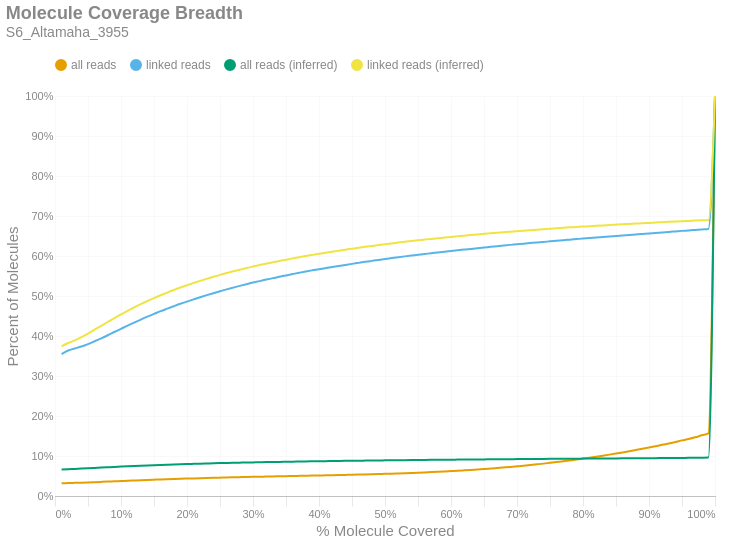

Notebook source saved alongside this figure:
### Markdown cell above
### Molecule Read Coverage
This chart shows molecule coverage breadth as computed by the number of bases aligned to that molecule. In other words, "*how much of each unique long molecule is actually sequenced/aligned?*" Keep in mind there is a distinction between sequences and alignments, since some sequences belonging to a particular molecule may not align well and wouldn't appear in the alignment data. This chart also shows molecule coverage breadth as computed by the *inferred fragment* from which the aligned sequences originate. Unlike read coverage, this calculation takes into account the total insert size, including unsequenced gaps between the forward and reverse reads. Like the previous figures, these are cumulative percents.

### Code cell
if SKIPLR:
    print_html(f"Skipped")
else:
    binned_df = consolidated_hist(valids['coverage_bp'], mask, 0.01, True)
    binned_df_inf = consolidated_hist(valids['coverage_inserts'], mask, 0.01, True)
    binned_df = binned_df.with_columns(pl.lit(binned_df_inf['all reads (cumsum)']).alias('all reads (inferred)'))
    binned_df = binned_df.with_columns(pl.lit(binned_df_inf['linked reads (cumsum)']).alias('linked reads (inferred)'))
    binned_df = binned_df.with_columns(
        (pl.col('bin').cast(pl.Float64) + 0.01).alias('right_edge')
    )

    with SafeRender(binned_df):
        (
            density_plot(binned_df, 'Molecule Coverage Breadth', samplename, 'molcov', ['all reads (inferred)','linked reads (inferred)'])
            .encode(
                #x=alt.X('bin:Q', title="% Molecule Covered").axis(format = '%').scale(padding=0),
                x=alt.X('right_edge:Q', title="% Molecule Covered").axis(format='%').scale(padding=0),
                y=alt.Y('value:Q', title='Percent of Molecules')
                    .axis(format='%')
                    .stack(False)
                    .scale(domainMin=0, padding=0),
                color=alt.Color("key:N").scale(domain = ["all reads", "linked reads", "all reads (inferred)", "linked reads (inferred)"]),
                tooltip = [
                    alt.Tooltip("key:N", title = "Data Type"),
                    alt.Tooltip("range_label:N", title="% Molecule Covered"),
                    alt.Tooltip("value:Q", format = ".2%", title="% Molecules")
                ]
            )
        ).display()

### Figure 1 — Vega-Lite specification as saved in the notebook (floating-point values rounded to 4 significant figures)
{"width": "container", "height": 400, "config": {"title": {"anchor": "start", "dy": -15, "fontSize": 18, "color": "#888888", "subtitleColor": "#888888", "subtitleFontSize": 14}, "arc": {"fill": "#0072B2"}, "axis": {"domainColor": "#888888", "domainWidth": 0.5, "gridWidth": 0.2, "grid": false, "titleFontWeight": 400, "titleFontSize": 15, "labelFontSize": 11, "labelColor": "#888888", "tickColor": "#888888", "tickWidth": 0.2, "titleColor": "#888888"}, "axisBand": {"grid": false}, "axisX": {"grid": true, "tickSize": 10, "domainCap": "round"}, "axisY": {"domain": false, "grid": true, "tickSize": 0, "domainCap": "round"}, "background": "transparent", "header": {"labelFontSize": 15, "labelColor": "#888888", "titleFontSize": 15, "titleFontWeight": 600, "titleColor": "#888888"}, "legend": {"labelFont": "sans-serif", "labelFontSize": 12, "labelColor": "#888888", "symbolSize": 100, "symbolType": "circle", "titleFontSize": 12, "titlePadding": 10, "titleColor": "#888888", "title": null, "orient": "top"}, "range": {"category": ["#E69F00", "#56B4E9", "#009E73", "#F0E442", "#0072B2", "#D55E00", "#CC79A7", "#000000"], "diverging": ["#cfe8f3", "#a2d4ec", "#73bfe2", "#46abdb", "#1696d2", "#12719e"]}, "area": {"fill": "#0072B2", "fillOpacity": 0.7, "line": true, "strokeOpacity": 0.7}, "line": {"color": "#0072B2", "stroke": "#0072B2", "strokeWidth": 2}, "trail": {"color": "#0072B2", "stroke": "#0072B2", "strokeWidth": 0, "size": 1}, "point": {"filled": true, "fillOpacity": 1.0, "size": 95}, "text": {"color": "#888888", "fontSize": 11, "align": "right", "fontWeight": 400, "size": 11}, "bar": {"fill": "#0072B2", "stroke": null}, "view": {"stroke": null, "continuousWidth": 660, "continuousHeight": 400}}, "data": {"name": "data-4a83b88814dc195fd40b2d9210cf6b3b"}, "mark": {"type": "line", "interpolate": "monotone", "point": {"opacity": 0, "size": 275}}, "encoding": {"color": {"field": "key", "scale": {"domain": ["all reads", "linked reads", "all reads (inferred)", "linked reads (inferred)"]}, "type": "nominal"}, "tooltip": [{"field": "key", "title": "Data Type", "type": "nominal"}, {"field": "range_label", "title": "% Molecule Covered", "type": "nominal"}, {"field": "value", "format": ".2%", "title": "% Molecules", "type": "quantitative"}], "x": {"axis": {"format": "%"}, "field": "right_edge", "scale": {"padding": 0}, "title": "% Molecule Covered", "type": "quantitative"}, "y": {"axis": {"format": "%"}, "field": "value", "scale": {"domainMin": 0, "padding": 0}, "stack": false, "title": "Percent of Molecules", "type": "quantitative"}}, "params": [{"name": "param_c36ac31b6afebe62", "select": {"type": "point", "fields": ["key"]}, "bind": "legend"}], "title": {"text": "Molecule Coverage Breadth", "subtitle": "S6_Altamaha_3955"}, "transform": [{"fold": ["all reads (cumsum)", "linked reads (cumsum)", "all reads (inferred)", "linked reads (inferred)"]}, {"calculate": "replace(datum.key, ' (cumsum)', '')", "as": "key"}, {"filter": {"param": "param_c36ac31b6afebe62"}}], "usermeta": {"embedOptions": {"downloadFileName": "S6_Altamaha_3955.molcov"}}, "$schema": "https://vega.github.io/schema/vega-lite/v6.1.0.json", "datasets": {"data-4a83b88814dc195fd40b2d9210cf6b3b": [{"bin": "0.0", "interval": "0.0-0.01", "all reads": 0.03159, "linked reads": 0.3548, "all reads (cumsum)": 0.03159, "linked reads (cumsum)": 0.3548, "range_label": "0.0-0.01", "all reads (inferred)": 0.06639, "linked reads (inferred)": 0.374, "right_edge": 0.01}, {"bin": "0.01", "interval": "0.01-0.02", "all reads": 0.0008438, "linked reads": 0.00902, "all reads (cumsum)": 0.03243, "linked reads (cumsum)": 0.3638, "range_label": "0.01-0.02", "all reads (inferred)": 0.06715, "linked reads (inferred)": 0.3825, "right_edge": 0.02}, {"bin": "0.02", "interval": "0.02-0.03", "all reads": 0.00047, "linked reads": 0.004879, "all reads (cumsum)": 0.0329, "linked reads (cumsum)": 0.3687, "range_label": "0.02-0.03", "all reads (inferred)": 0.06776, "linked reads (inferred)": 0.3892, "right_edge": 0.03}, {"bin": "0.03", "interval": "0.03-0.04", "all reads": 0.000466, "linked reads": 0.00491, "all reads (cumsum)": 0.03337, "linked reads (cumsum)": 0.3736, "range_label": "0.03-0.04", "all reads (inferred)": 0.06847, "linked reads (inferred)": 0.3971, "right_edge": 0.04}, {"bin": "0.04", "interval": "0.04-0.05", "all reads": 0.0005654, "linked reads": 0.006136, "all reads (cumsum)": 0.03394, "linked reads (cumsum)": 0.3797, "range_label": "0.04-0.05", "all reads (inferred)": 0.06928, "linked reads (inferred)": 0.4061, "right_edge": 0.05}, {"bin": "0.05", "interval": "0.05-0.06", "all reads": 0.0006492, "linked reads": 0.007058, "all reads (cumsum)": 0.03459, "linked reads (cumsum)": 0.3868, "range_label": "0.05-0.06", "all reads (inferred)": 0.07013, "linked reads (inferred)": 0.4157, "right_edge": 0.06}, {"bin": "0.06", "interval": "0.06-0.07", "all reads": 0.0006777, "linked reads": 0.007422, "all reads (cumsum)": 0.03526, "linked reads (cumsum)": 0.3942, "range_label": "0.06-0.07", "all reads (inferred)": 0.071, "linked reads (inferred)": 0.4255, "right_edge": 0.07}, {"bin": "0.07", "interval": "0.07-0.08", "all reads": 0.0006955, "linked reads": 0.007711, "all reads (cumsum)": 0.03596, "linked reads (cumsum)": 0.4019, "range_label": "0.07-0.08", "all reads (inferred)": 0.07185, "linked reads (inferred)": 0.4351, "right_edge": 0.08}, {"bin": "0.08", "interval": "0.08-0.09", "all reads": 0.0007387, "linked reads": 0.008124, "all reads (cumsum)": 0.0367, "linked reads (cumsum)": 0.41, "range_label": "0.08-0.09", "all reads (inferred)": 0.07269, "linked reads (inferred)": 0.4447, "right_edge": 0.09}, {"bin": "0.09", "interval": "0.09-0.1", "all reads": 0.000718, "linked reads": 0.007942, "all reads (cumsum)": 0.03742, "linked reads (cumsum)": 0.418, "range_label": "0.09-0.1", "all reads (inferred)": 0.07351, "linked reads (inferred)": 0.4539, "right_edge": 0.1}, {"bin": "0.1", "interval": "0.1-0.11", "all reads": 0.0007301, "linked reads": 0.008058, "all reads (cumsum)": 0.03815, "linked reads (cumsum)": 0.426, "range_label": "0.1-0.11", "all reads (inferred)": 0.07429, "linked reads (inferred)": 0.4628, "right_edge": 0.11}, {"bin": "0.11", "interval": "0.11-0.12", "all reads": 0.0006772, "linked reads": 0.007584, "all reads (cumsum)": 0.03882, "linked reads (cumsum)": 0.4336, "range_label": "0.11-0.12", "all reads (inferred)": 0.07504, "linked reads (inferred)": 0.4713, "right_edge": 0.12}, {"bin": "0.12", "interval": "0.12-0.13", "all reads": 0.000675, "linked reads": 0.007506, "all reads (cumsum)": 0.0395, "linked reads (cumsum)": 0.4411, "range_label": "0.12-0.13", "all reads (inferred)": 0.07577, "linked reads (inferred)": 0.4796, "right_edge": 0.13}, {"bin": "0.13", "interval": "0.13-0.14", "all reads": 0.0006433, "linked reads": 0.007153, "all reads (cumsum)": 0.04014, "linked reads (cumsum)": 0.4483, "range_label": "0.13-0.14", "all reads (inferred)": 0.07646, "linked reads (inferred)": 0.4875, "right_edge": 0.14}, {"bin": "0.14", "interval": "0.14-0.15", "all reads": 0.0006218, "linked reads": 0.006905, "all reads (cumsum)": 0.04076, "linked reads (cumsum)": 0.4552, "range_label": "0.14-0.15", "all reads (inferred)": 0.07711, "linked reads (inferred)": 0.4948, "right_edge": 0.15}, {"bin": "0.15", "interval": "0.15-0.16", "all reads": 0.0006176, "linked reads": 0.006896, "all reads (cumsum)": 0.04138, "linked reads (cumsum)": 0.4621, "range_label": "0.15-0.16", "all reads (inferred)": 0.07773, "linked reads (inferred)": 0.5018, "right_edge": 0.16}, {"bin": "0.16", "interval": "0.16-0.17", "all reads": 0.0005682, "linked reads": 0.006283, "all reads (cumsum)": 0.04195, "linked reads (cumsum)": 0.4684, "range_label": "0.16-0.17", "all reads (inferred)": 0.07831, "linked reads (inferred)": 0.5085, "right_edge": 0.17}, {"bin": "0.17", "interval": "0.17-0.18", "all reads": 0.000555, "linked reads": 0.006127, "all reads (cumsum)": 0.0425, "linked reads (cumsum)": 0.4745, "range_label": "0.17-0.18", "all reads (inferred)": 0.07889, "linked reads (inferred)": 0.515, "right_edge": 0.18}, {"bin": "0.18", "interval": "0.18-0.19", "all reads": 0.000541, "linked reads": 0.005971, "all reads (cumsum)": 0.04304, "linked reads (cumsum)": 0.4805, "range_label": "0.18-0.19", "all reads (inferred)": 0.07943, "linked reads (inferred)": 0.5212, "right_edge": 0.19}, {"bin": "0.19", "interval": "0.19-0.2", "all reads": 0.0005049, "linked reads": 0.005543, "all reads (cumsum)": 0.04355, "linked reads (cumsum)": 0.486, "range_label": "0.19-0.2", "all reads (inferred)": 0.07994, "linked reads (inferred)": 0.527, "right_edge": 0.2}, {"bin": "0.2", "interval": "0.2-0.21", "all reads": 0.0004982, "linked reads": 0.005541, "all reads (cumsum)": 0.04405, "linked reads (cumsum)": 0.4915, "range_label": "0.2-0.21", "all reads (inferred)": 0.08042, "linked reads (inferred)": 0.5325, "right_edge": 0.21}, {"bin": "0.21", "interval": "0.21-0.22", "all reads": 0.0004873, "linked reads": 0.005419, "all reads (cumsum)": 0.04453, "linked reads (cumsum)": 0.497, "range_label": "0.21-0.22", "all reads (inferred)": 0.0809, "linked reads (inferred)": 0.5379, "right_edge": 0.22}, {"bin": "0.22", "interval": "0.22-0.23", "all reads": 0.00047, "linked reads": 0.005156, "all reads (cumsum)": 0.045, "linked reads (cumsum)": 0.5021, "range_label": "0.22-0.23", "all reads (inferred)": 0.08134, "linked reads (inferred)": 0.543, "right_edge": 0.23}, {"bin": "0.23", "interval": "0.23-0.24", "all reads": 0.0004475, "linked reads": 0.004945, "all reads (cumsum)": 0.04545, "linked reads (cumsum)": 0.5071, "range_label": "0.23-0.24", "all reads (inferred)": 0.08179, "linked reads (inferred)": 0.5481, "right_edge": 0.24}, {"bin": "0.24", "interval": "0.24-0.25", "all reads": 0.0004341, "linked reads": 0.004795, "all reads (cumsum)": 0.04589, "linked reads (cumsum)": 0.5119, "range_label": "0.24-0.25", "all reads (inferred)": 0.08221, "linked reads (inferred)": 0.5528, "right_edge": 0.25}, {"bin": "0.25", "interval": "0.25-0.26", "all reads": 0.0004327, "linked reads": 0.004702, "all reads (cumsum)": 0.04632, "linked reads (cumsum)": 0.5166, "range_label": "0.25-0.26", "all reads (inferred)": 0.0826, "linked reads (inferred)": 0.5573, "right_edge": 0.26}, {"bin": "0.26", "interval": "0.26-0.27", "all reads": 0.0004067, "linked reads": 0.004402, "all reads (cumsum)": 0.04673, "linked reads (cumsum)": 0.521, "range_label": "0.26-0.27", "all reads (inferred)": 0.08298, "linked reads (inferred)": 0.5617, "right_edge": 0.27}, {"bin": "0.27", "interval": "0.27-0.28", "all reads": 0.0004015, "linked reads": 0.004321, "all reads (cumsum)": 0.04713, "linked reads (cumsum)": 0.5253, "range_label": "0.27-0.28", "all reads (inferred)": 0.08335, "linked reads (inferred)": 0.5658, "right_edge": 0.28}, {"bin": "0.28", "interval": "0.28-0.29", "all reads": 0.0003948, "linked reads": 0.00428, "all reads (cumsum)": 0.04752, "linked reads (cumsum)": 0.5296, "range_label": "0.28-0.29", "all reads (inferred)": 0.08371, "linked reads (inferred)": 0.5699, "right_edge": 0.29}, {"bin": "0.29", "interval": "0.29-0.3", "all reads": 0.0003723, "linked reads": 0.003983, "all reads (cumsum)": 0.04789, "linked reads (cumsum)": 0.5335, "range_label": "0.29-0.3", "all reads (inferred)": 0.08404, "linked reads (inferred)": 0.5736, "right_edge": 0.3}, {"bin": "0.3", "interval": "0.3-0.31", "all reads": 0.0003417, "linked reads": 0.003595, "all reads (cumsum)": 0.04824, "linked reads (cumsum)": 0.5371, "range_label": "0.3-0.31", "all reads (inferred)": 0.08437, "linked reads (inferred)": 0.5773, "right_edge": 0.31}, {"bin": "0.31", "interval": "0.31-0.32", "all reads": 0.0003743, "linked reads": 0.003913, "all reads (cumsum)": 0.04861, "linked reads (cumsum)": 0.5411, "range_label": "0.31-0.32", "all reads (inferred)": 0.0847, "linked reads (inferred)": 0.5811, "right_edge": 0.32}, {"bin": "0.32", "interval": "0.32-0.33", "all reads": 0.000359, "linked reads": 0.003671, "all reads (cumsum)": 0.04897, "linked reads (cumsum)": 0.5447, "range_label": "0.32-0.33", "all reads (inferred)": 0.085, "linked reads (inferred)": 0.5844, "right_edge": 0.33}, {"bin": "0.33", "interval": "0.33-0.34", "all reads": 0.0003226, "linked reads": 0.003266, "all reads (cumsum)": 0.04929, "linked reads (cumsum)": 0.548, "range_label": "0.33-0.34", "all reads (inferred)": 0.08529, "linked reads (inferred)": 0.5876, "right_edge": 0.34}, {"bin": "0.34", "interval": "0.34-0.35", "all reads": 0.0003508, "linked reads": 0.003512, "all reads (cumsum)": 0.04964, "linked reads (cumsum)": 0.5515, "range_label": "0.34-0.35", "all reads (inferred)": 0.08557, "linked reads (inferred)": 0.5908, "right_edge": 0.35}, {"bin": "0.35", "interval": "0.35-0.36", "all reads": 0.0003442, "linked reads": 0.003295, "all reads (cumsum)": 0.04999, "linked reads (cumsum)": 0.5548, "range_label": "0.35-0.36", "all reads (inferred)": 0.08587, "linked reads (inferred)": 0.5941, "right_edge": 0.36}, {"bin": "0.36", "interval": "0.36-0.37", "all reads": 0.0003407, "linked reads": 0.003266, "all reads (cumsum)": 0.05033, "linked reads (cumsum)": 0.5581, "range_label": "0.36-0.37", "all reads (inferred)": 0.08613, "linked reads (inferred)": 0.5971, "right_edge": 0.37}, {"bin": "0.37", "interval": "0.37-0.38", "all reads": 0.0003397, "linked reads": 0.003182, "all reads (cumsum)": 0.05067, "linked reads (cumsum)": 0.5612, "range_label": "0.37-0.38", "all reads (inferred)": 0.0864, "linked reads (inferred)": 0.6001, "right_edge": 0.38}, {"bin": "0.38", "interval": "0.38-0.39", "all reads": 0.00034, "linked reads": 0.002974, "all reads (cumsum)": 0.05101, "linked reads (cumsum)": 0.5642, "range_label": "0.38-0.39", "all reads (inferred)": 0.08665, "linked reads (inferred)": 0.6028, "right_edge": 0.39}, {"bin": "0.39", "interval": "0.39-0.4", "all reads": 0.0003464, "linked reads": 0.002882, "all reads (cumsum)": 0.05135, "linked reads (cumsum)": 0.5671, "range_label": "0.39-0.4", "all reads (inferred)": 0.0869, "linked reads (inferred)": 0.6056, "right_edge": 0.4}, {"bin": "0.4", "interval": "0.4-0.41", "all reads": 0.0003306, "linked reads": 0.002708, "all reads (cumsum)": 0.05168, "linked reads (cumsum)": 0.5698, "range_label": "0.4-0.41", "all reads (inferred)": 0.08714, "linked reads (inferred)": 0.6082, "right_edge": 0.41}, {"bin": "0.41", "interval": "0.41-0.42", "all reads": 0.0003518, "linked reads": 0.00263, "all reads (cumsum)": 0.05204, "linked reads (cumsum)": 0.5724, "range_label": "0.41-0.42", "all reads (inferred)": 0.08738, "linked reads (inferred)": 0.6109, "right_edge": 0.42}, {"bin": "0.42", "interval": "0.42-0.43", "all reads": 0.0003597, "linked reads": 0.002659, "all reads (cumsum)": 0.0524, "linked reads (cumsum)": 0.5751, "range_label": "0.42-0.43", "all reads (inferred)": 0.0876, "linked reads (inferred)": 0.6133, "right_edge": 0.43}, {"bin": "0.43", "interval": "0.43-0.44", "all reads": 0.0003807, "linked reads": 0.002621, "all reads (cumsum)": 0.05278, "linked reads (cumsum)": 0.5777, "range_label": "0.43-0.44", "all reads (inferred)": 0.08783, "linked reads (inferred)": 0.6158, "right_edge": 0.44}, {"bin": "0.44", "interval": "0.44-0.45", "all reads": 0.0003911, "linked reads": 0.002581, "all reads (cumsum)": 0.05317, "linked reads (cumsum)": 0.5803, "range_label": "0.44-0.45", "all reads (inferred)": 0.08805, "linked reads (inferred)": 0.6182, "right_edge": 0.45}, {"bin": "0.45", "interval": "0.45-0.46", "all reads": 0.0004077, "linked reads": 0.002529, "all reads (cumsum)": 0.05358, "linked reads (cumsum)": 0.5828, "range_label": "0.45-0.46", "all reads (inferred)": 0.08826, "linked reads (inferred)": 0.6205, "right_edge": 0.46}, {"bin": "0.46", "interval": "0.46-0.47", "all reads": 0.0004218, "linked reads": 0.002517, "all reads (cumsum)": 0.054, "linked reads (cumsum)": 0.5853, "range_label": "0.46-0.47", "all reads (inferred)": 0.08847, "linked reads (inferred)": 0.6228, "right_edge": 0.47}, {"bin": "0.47", "interval": "0.47-0.48", "all reads": 0.0004532, "linked reads": 0.002439, "all reads (cumsum)": 0.05445, "linked reads (cumsum)": 0.5878, "range_label": "0.47-0.48", "all reads (inferred)": 0.08868, "linked reads (inferred)": 0.6251, "right_edge": 0.48}, {"bin": "0.48", "interval": "0.48-0.49", "all reads": 0.0004735, "linked reads": 0.002431, "all reads (cumsum)": 0.05492, "linked reads (cumsum)": 0.5902, "range_label": "0.48-0.49", "all reads (inferred)": 0.08889, "linked reads (inferred)": 0.6274, "right_edge": 0.49}, {"bin": "0.49", "interval": "0.49-0.5", "all reads": 0.0005162, "linked reads": 0.002269, "all reads (cumsum)": 0.05544, "linked reads (cumsum)": 0.5925, "range_label": "0.49-0.5", "all reads (inferred)": 0.08908, "linked reads (inferred)": 0.6295, "right_edge": 0.5}, {"bin": "0.5", "interval": "0.5-0.51", "all reads": 0.00049, "linked reads": 0.002231, "all reads (cumsum)": 0.05593, "linked reads (cumsum)": 0.5947, "range_label": "0.5-0.51", "all reads (inferred)": 0.08927, "linked reads (inferred)": 0.6315, "right_edge": 0.51}, {"bin": "0.51", "interval": "0.51-0.52", "all reads": 0.00056, "linked reads": 0.00224, "all reads (cumsum)": 0.05649, "linked reads (cumsum)": 0.597, "range_label": "0.51-0.52", "all reads (inferred)": 0.08946, "linked reads (inferred)": 0.6336, "right_edge": 0.52}, {"bin": "0.52", "interval": "0.52-0.53", "all reads": 0.0005788, "linked reads": 0.002104, "all reads (cumsum)": 0.05707, "linked reads (cumsum)": 0.5991, "range_label": "0.52-0.53", "all reads (inferred)": 0.08964, "linked reads (inferred)": 0.6356, "right_edge": 0.53}, {"bin": "0.53", "interval": "0.53-0.54", "all reads": 0.0006149, "linked reads": 0.002032, "all reads (cumsum)": 0.05768, "linked reads (cumsum)": 0.6011, "range_label": "0.53-0.54", "all reads (inferred)": 0.08982, "linked reads (inferred)": 0.6375, "right_edge": 0.54}, {"bin": "0.54", "interval": "0.54-0.55", "all reads": 0.0006421, "linked reads": 0.001925, "all reads (cumsum)": 0.05833, "linked reads (cumsum)": 0.603, "range_label": "0.54-0.55", "all reads (inferred)": 0.08999, "linked reads (inferred)": 0.6394, "right_edge": 0.55}, {"bin": "0.55", "interval": "0.55-0.56", "all reads": 0.0006989, "linked reads": 0.002006, "all reads (cumsum)": 0.05903, "linked reads (cumsum)": 0.605, "range_label": "0.55-0.56", "all reads (inferred)": 0.09016, "linked reads (inferred)": 0.6411, "right_edge": 0.56}, {"bin": "0.56", "interval": "0.56-0.57", "all reads": 0.000735, "linked reads": 0.001858, "all reads (cumsum)": 0.05976, "linked reads (cumsum)": 0.6069, "range_label": "0.56-0.57", "all reads (inferred)": 0.09032, "linked reads (inferred)": 0.6428, "right_edge": 0.57}, {"bin": "0.57", "interval": "0.57-0.58", "all reads": 0.0007657, "linked reads": 0.002026, "all reads (cumsum)": 0.06053, "linked reads (cumsum)": 0.6089, "range_label": "0.57-0.58", "all reads (inferred)": 0.09048, "linked reads (inferred)": 0.6445, "right_edge": 0.58}, {"bin": "0.58", "interval": "0.58-0.59", "all reads": 0.0008243, "linked reads": 0.001867, "all reads (cumsum)": 0.06135, "linked reads (cumsum)": 0.6108, "range_label": "0.58-0.59", "all reads (inferred)": 0.09063, "linked reads (inferred)": 0.646, "right_edge": 0.59}, {"bin": "0.59", "interval": "0.59-0.6", "all reads": 0.0009024, "linked reads": 0.001864, "all reads (cumsum)": 0.06225, "linked reads (cumsum)": 0.6126, "range_label": "0.59-0.6", "all reads (inferred)": 0.0908, "linked reads (inferred)": 0.6477, "right_edge": 0.6}, {"bin": "0.6", "interval": "0.6-0.61", "all reads": 0.0008967, "linked reads": 0.00174, "all reads (cumsum)": 0.06315, "linked reads (cumsum)": 0.6144, "range_label": "0.6-0.61", "all reads (inferred)": 0.09095, "linked reads (inferred)": 0.6493, "right_edge": 0.61}, {"bin": "0.61", "interval": "0.61-0.62", "all reads": 0.0009998, "linked reads": 0.001653, "all reads (cumsum)": 0.06415, "linked reads (cumsum)": 0.616, "range_label": "0.61-0.62", "all reads (inferred)": 0.09109, "linked reads (inferred)": 0.6508, "right_edge": 0.62}, {"bin": "0.62", "interval": "0.62-0.63", "all reads": 0.001036, "linked reads": 0.001679, "all reads (cumsum)": 0.06519, "linked reads (cumsum)": 0.6177, "range_label": "0.62-0.63", "all reads (inferred)": 0.09125, "linked reads (inferred)": 0.6524, "right_edge": 0.63}, {"bin": "0.63", "interval": "0.63-0.64", "all reads": 0.0011, "linked reads": 0.001783, "all reads (cumsum)": 0.06629, "linked reads (cumsum)": 0.6195, "range_label": "0.63-0.64", "all reads (inferred)": 0.0914, "linked reads (inferred)": 0.654, "right_edge": 0.64}, {"bin": "0.64", "interval": "0.64-0.65", "all reads": 0.001153, "linked reads": 0.001798, "all reads (cumsum)": 0.06744, "linked reads (cumsum)": 0.6213, "range_label": "0.64-0.65", "all reads (inferred)": 0.09154, "linked reads (inferred)": 0.6554, "right_edge": 0.65}, {"bin": "0.65", "interval": "0.65-0.66", "all reads": 0.001258, "linked reads": 0.001572, "all reads (cumsum)": 0.0687, "linked reads (cumsum)": 0.6229, "range_label": "0.65-0.66", "all reads (inferred)": 0.09167, "linked reads (inferred)": 0.6568, "right_edge": 0.66}, {"bin": "0.66", "interval": "0.66-0.67", "all reads": 0.001269, "linked reads": 0.001725, "all reads (cumsum)": 0.06997, "linked reads (cumsum)": 0.6246, "range_label": "0.66-0.67", "all reads (inferred)": 0.09181, "linked reads (inferred)": 0.6582, "right_edge": 0.67}, {"bin": "0.67", "interval": "0.67-0.68", "all reads": 0.001364, "linked reads": 0.001662, "all reads (cumsum)": 0.07133, "linked reads (cumsum)": 0.6263, "range_label": "0.67-0.68", "all reads (inferred)": 0.09194, "linked reads (inferred)": 0.6595, "right_edge": 0.68}, {"bin": "0.68", "interval": "0.68-0.69", "all reads": 0.001398, "linked reads": 0.001558, "all reads (cumsum)": 0.07273, "linked reads (cumsum)": 0.6278, "range_label": "0.68-0.69", "all reads (inferred)": 0.09207, "linked reads (inferred)": 0.6608, "right_edge": 0.69}, {"bin": "0.69", "interval": "0.69-0.7", "all reads": 0.001508, "linked reads": 0.001503, "all reads (cumsum)": 0.07424, "linked reads (cumsum)": 0.6293, "range_label": "0.69-0.7", "all reads (inferred)": 0.0922, "linked reads (inferred)": 0.662, "right_edge": 0.7}, {"bin": "0.7", "interval": "0.7-0.71", "all reads": 0.001525, "linked reads": 0.001546, "all reads (cumsum)": 0.07576, "linked reads (cumsum)": 0.6309, "range_label": "0.7-0.71", "all reads (inferred)": 0.09232, "linked reads (inferred)": 0.6632, "right_edge": 0.71}, {"bin": "0.71", "interval": "0.71-0.72", "all reads": 0.001658, "linked reads": 0.001451, "all reads (cumsum)": 0.07742, "linked reads (cumsum)": 0.6323, "range_label": "0.71-0.72", "all reads (inferred)": 0.09247, "linked reads (inferred)": 0.6646, "right_edge": 0.72}, {"bin": "0.72", "interval": "0.72-0.73", "all reads": 0.001749, "linked reads": 0.001465, "all reads (cumsum)": 0.07917, "linked reads (cumsum)": 0.6338, "range_label": "0.72-0.73", "all reads (inferred)": 0.09258, "linked reads (inferred)": 0.6658, "right_edge": 0.73}, {"bin": "0.73", "interval": "0.73-0.74", "all reads": 0.001769, "linked reads": 0.001379, "all reads (cumsum)": 0.08094, "linked reads (cumsum)": 0.6352, "range_label": "0.73-0.74", "all reads (inferred)": 0.09271, "linked reads (inferred)": 0.667, "right_edge": 0.74}, {"bin": "0.74", "interval": "0.74-0.75", "all reads": 0.001953, "linked reads": 0.001468, "all reads (cumsum)": 0.08289, "linked reads (cumsum)": 0.6366, "range_label": "0.74-0.75", "all reads (inferred)": 0.09285, "linked reads (inferred)": 0.6683, "right_edge": 0.75}, {"bin": "0.75", "interval": "0.75-0.76", "all reads": 0.001933, "linked reads": 0.001408, "all reads (cumsum)": 0.08482, "linked reads (cumsum)": 0.638, "range_label": "0.75-0.76", "all reads (inferred)": 0.09296, "linked reads (inferred)": 0.6693, "right_edge": 0.76}, {"bin": "0.76", "interval": "0.76-0.77", "all reads": 0.002047, "linked reads": 0.001445, "all reads (cumsum)": 0.08687, "linked reads (cumsum)": 0.6395, "range_label": "0.76-0.77", "all reads (inferred)": 0.09309, "linked reads (inferred)": 0.6705, "right_edge": 0.77}, {"bin": "0.77", "interval": "0.77-0.78", "all reads": 0.002071, "linked reads": 0.001367, "all reads (cumsum)": 0.08894, "linked reads (cumsum)": 0.6408, "range_label": "0.77-0.78", "all reads (inferred)": 0.09321, "linked reads (inferred)": 0.6716, "right_edge": 0.78}, {"bin": "0.78", "interval": "0.78-0.79", "all reads": 0.00222, "linked reads": 0.001376, "all reads (cumsum)": 0.09116, "linked reads (cumsum)": 0.6422, "range_label": "0.78-0.79", "all reads (inferred)": 0.09332, "linked reads (inferred)": 0.6726, "right_edge": 0.79}, {"bin": "0.79", "interval": "0.79-0.8", "all reads": 0.002372, "linked reads": 0.001431, "all reads (cumsum)": 0.09353, "linked reads (cumsum)": 0.6437, "range_label": "0.79-0.8", "all reads (inferred)": 0.09344, "linked reads (inferred)": 0.6736, "right_edge": 0.8}, {"bin": "0.8", "interval": "0.8-0.81", "all reads": 0.002267, "linked reads": 0.001205, "all reads (cumsum)": 0.0958, "linked reads (cumsum)": 0.6449, "range_label": "0.8-0.81", "all reads (inferred)": 0.09354, "linked reads (inferred)": 0.6745, "right_edge": 0.81}, {"bin": "0.81", "interval": "0.81-0.82", "all reads": 0.00246, "linked reads": 0.001408, "all reads (cumsum)": 0.09826, "linked reads (cumsum)": 0.6463, "range_label": "0.81-0.82", "all reads (inferred)": 0.09367, "linked reads (inferred)": 0.6755, "right_edge": 0.82}, {"bin": "0.82", "interval": "0.82-0.83", "all reads": 0.002549, "linked reads": 0.001185, "all reads (cumsum)": 0.1008, "linked reads (cumsum)": 0.6474, "range_label": "0.82-0.83", "all reads (inferred)": 0.09379, "linked reads (inferred)": 0.6765, "right_edge": 0.83}, {"bin": "0.83", "interval": "0.83-0.84", "all reads": 0.002611, "linked reads": 0.001321, "all reads (cumsum)": 0.1034, "linked reads (cumsum)": 0.6488, "range_label": "0.83-0.84", "all reads (inferred)": 0.0939, "linked reads (inferred)": 0.6775, "right_edge": 0.84}, {"bin": "0.84", "interval": "0.84-0.85", "all reads": 0.002706, "linked reads": 0.001243, "all reads (cumsum)": 0.1061, "linked reads (cumsum)": 0.65, "range_label": "0.84-0.85", "all reads (inferred)": 0.09401, "linked reads (inferred)": 0.6784, "right_edge": 0.85}, {"bin": "0.85", "interval": "0.85-0.86", "all reads": 0.002809, "linked reads": 0.001257, "all reads (cumsum)": 0.1089, "linked reads (cumsum)": 0.6513, "range_label": "0.85-0.86", "all reads (inferred)": 0.09412, "linked reads (inferred)": 0.6793, "right_edge": 0.86}, {"bin": "0.86", "interval": "0.86-0.87", "all reads": 0.002911, "linked reads": 0.001292, "all reads (cumsum)": 0.1118, "linked reads (cumsum)": 0.6526, "range_label": "0.86-0.87", "all reads (inferred)": 0.09422, "linked reads (inferred)": 0.6801, "right_edge": 0.87}, {"bin": "0.87", "interval": "0.87-0.88", "all reads": 0.003048, "linked reads": 0.001234, "all reads (cumsum)": 0.1149, "linked reads (cumsum)": 0.6538, "range_label": "0.87-0.88", "all reads (inferred)": 0.09434, "linked reads (inferred)": 0.6811, "right_edge": 0.88}, {"bin": "0.88", "interval": "0.88-0.89", "all reads": 0.003093, "linked reads": 0.001289, "all reads (cumsum)": 0.118, "linked reads (cumsum)": 0.6551, "range_label": "0.88-0.89", "all reads (inferred)": 0.09444, "linked reads (inferred)": 0.6819, "right_edge": 0.89}, {"bin": "0.89", "interval": "0.89-0.9", "all reads": 0.003218, "linked reads": 0.001303, "all reads (cumsum)": 0.1212, "linked reads (cumsum)": 0.6564, "range_label": "0.89-0.9", "all reads (inferred)": 0.09456, "linked reads (inferred)": 0.6828, "right_edge": 0.9}, {"bin": "0.9", "interval": "0.9-0.91", "all reads": 0.003178, "linked reads": 0.001211, "all reads (cumsum)": 0.1244, "linked reads (cumsum)": 0.6576, "range_label": "0.9-0.91", "all reads (inferred)": 0.09468, "linked reads (inferred)": 0.6836, "right_edge": 0.91}, {"bin": "0.91", "interval": "0.91-0.92", "all reads": 0.003609, "linked reads": 0.001289, "all reads (cumsum)": 0.128, "linked reads (cumsum)": 0.6589, "range_label": "0.91-0.92", "all reads (inferred)": 0.09482, "linked reads (inferred)": 0.6845, "right_edge": 0.92}, {"bin": "0.92", "interval": "0.92-0.93", "all reads": 0.003318, "linked reads": 0.001361, "all reads (cumsum)": 0.1313, "linked reads (cumsum)": 0.6602, "range_label": "0.92-0.93", "all reads (inferred)": 0.09496, "linked reads (inferred)": 0.6854, "right_edge": 0.93}, {"bin": "0.93", "interval": "0.93-0.94", "all reads": 0.003635, "linked reads": 0.001272, "all reads (cumsum)": 0.1349, "linked reads (cumsum)": 0.6615, "range_label": "0.93-0.94", "all reads (inferred)": 0.0951, "linked reads (inferred)": 0.6862, "right_edge": 0.94}, {"bin": "0.94", "interval": "0.94-0.95", "all reads": 0.004107, "linked reads": 0.001286, "all reads (cumsum)": 0.1391, "linked reads (cumsum)": 0.6628, "range_label": "0.94-0.95", "all reads (inferred)": 0.09524, "linked reads (inferred)": 0.6869, "right_edge": 0.95}, {"bin": "0.95", "interval": "0.95-0.96", "all reads": 0.003476, "linked reads": 0.001121, "all reads (cumsum)": 0.1425, "linked reads (cumsum)": 0.6639, "range_label": "0.95-0.96", "all reads (inferred)": 0.09542, "linked reads (inferred)": 0.6877, "right_edge": 0.96}, {"bin": "0.96", "interval": "0.96-0.97", "all reads": 0.004213, "linked reads": 0.001266, "all reads (cumsum)": 0.1467, "linked reads (cumsum)": 0.6652, "range_label": "0.96-0.97", "all reads (inferred)": 0.0956, "linked reads (inferred)": 0.6885, "right_edge": 0.97}, {"bin": "0.97", "interval": "0.97-0.98", "all reads": 0.004968, "linked reads": 0.001275, "all reads (cumsum)": 0.1517, "linked reads (cumsum)": 0.6665, "range_label": "0.97-0.98", "all reads (inferred)": 0.09585, "linked reads (inferred)": 0.6892, "right_edge": 0.98}, {"bin": "0.98", "interval": "0.98-0.99", "all reads": 0.004666, "linked reads": 0.001197, "all reads (cumsum)": 0.1564, "linked reads (cumsum)": 0.6677, "range_label": "0.98-0.99", "all reads (inferred)": 0.09626, "linked reads (inferred)": 0.6896, "right_edge": 0.99}, {"bin": "0.99", "interval": "0.99-1.0", "all reads": 0.8436, "linked reads": 0.3323, "all reads (cumsum)": 1.0, "linked reads (cumsum)": 1.0, "range_label": "0.99-1.0", "all reads (inferred)": 1.0, "linked reads (inferred)": 1.0, "right_edge": 1.0}]}}
